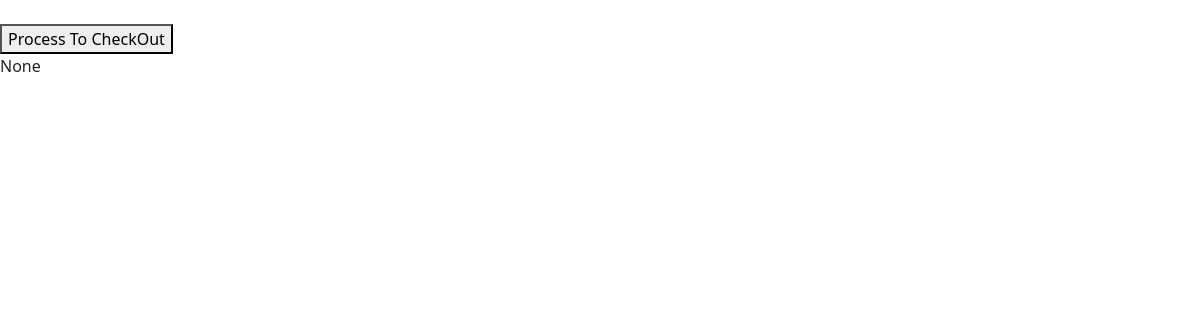
The app's page /view_cart/, older data.
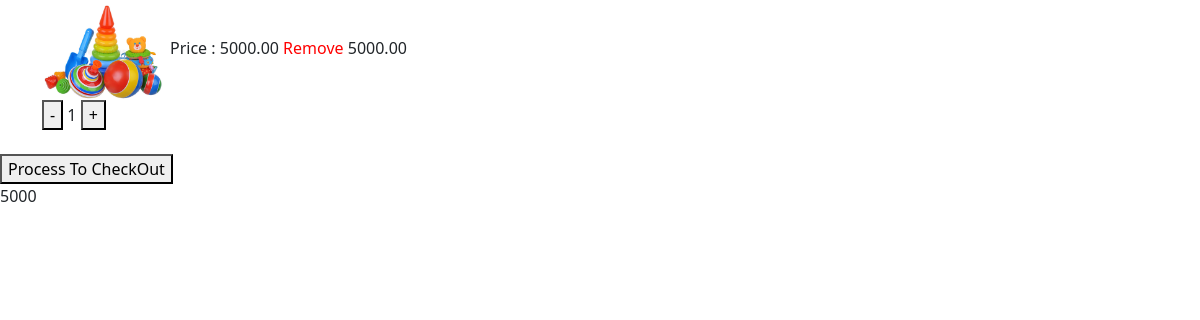
The same page, newer data.
### ecommerce/models.py (models this page shows, shortened)
class Cart(models.Model):
    user=models.ForeignKey(User,null=True,on_delete=models.CASCADE)
    quantity=models.IntegerField(default=1)
    product=models.ForeignKey(Product,null=True,on_delete=models.CASCADE)

class Product(models.Model):
    name=models.CharField(max_length=100)
    text=models.CharField(max_length=100)
    description=models.CharField(max_length=200)
    image=models.ImageField(upload_to="products/",blank=True,null=True)
    sold_by=models.ManyToManyField(MerchantFirm)
    created_at=models.DateTimeField(auto_now_add=True)
    price=models.DecimalField(max_digits=10, decimal_places=2)
    discount_percentage=models.DecimalField(max_digits=10,decimal_places=2,null=True)
    category = models.ManyToManyField(Category,related_name='products')
    stock_quantity = models.IntegerField(null=True,blank=True)

### ecommerce/views.py (the view)
# urls.py: path('view_cart/',view_cart,name="view_cart"),
def view_cart(request):
    cart_view=Cart.objects.filter(user=request.user.id)
    cart_total_final = Cart.objects.filter(user_id=request.user.id).annotate(sum_total = ExpressionWrapper(F('product__price') * F('quantity'), output_field=DecimalField()))
    final_show = cart_total_final.values("sum_total").annotate(totals=Sum("sum_total"))
    new_try = final_show.aggregate(total=Sum('totals'))
    return render(request,"enroll/cart.html",{'cart_view':cart_view,"total":new_try.get('total')})

### ecommerce/templatetags/product_price.py (called while the page is built)
@register.filter
def product_price(cart):
    total = cart.product.price * cart.quantity
    return total

### ecommerce/templates/enroll/cart.html (shortened to what this page needs)
<!DOCTYPE html>
{% load static %} {% load product_price%}
<html lang="en">
  <head>
    <link rel="stylesheet" href="{% static 'enroll/css/bootstrap.css' %}" />
  </head>
  <body>
    {% for cart in cart_view %}
    <div class="container">
      <div id="remove{{cart.product.id}}">
        <img src="{{cart.product.image.url}}" style="height: 100px" />
        <span>Price : {{cart.product.price}}</span>
        <span
          style="color: red; cursor: pointer"
          onclick="cartProductRemove({{cart.id}})"
          >Remove</span
        >
        <span id="product_price{{cart.product.id}}"
          >{{cart|product_price}}</span
        >
        <br />
        <span>
          <button onclick="update_cart({{cart.product.id}},'remove')">
            <span>-</span>
          </button>
        </span>
        <span id="numberOfProduct{{cart.product.id}}">{{cart.quantity}}</span>
        <span>
          <button onclick="update_cart({{cart.product.id}},'add')">
            <span>+</span>
          </button>
        </span>
      </div>
    </div>
    {%endfor %}
    <br />
    <button onclick="ProcessCheckout()">Process To CheckOut</button>
    <p id="checkoutTotal">{{total}}</p>
  </body>
</html>

Row changes from the older to the newer data that the page shows:
added Cart: product.image (picture), product.price "5000.00", product+quantity "5000.00", quantity "1"
Text that changed along with them:
{{ total }}: "None" → "5000"
